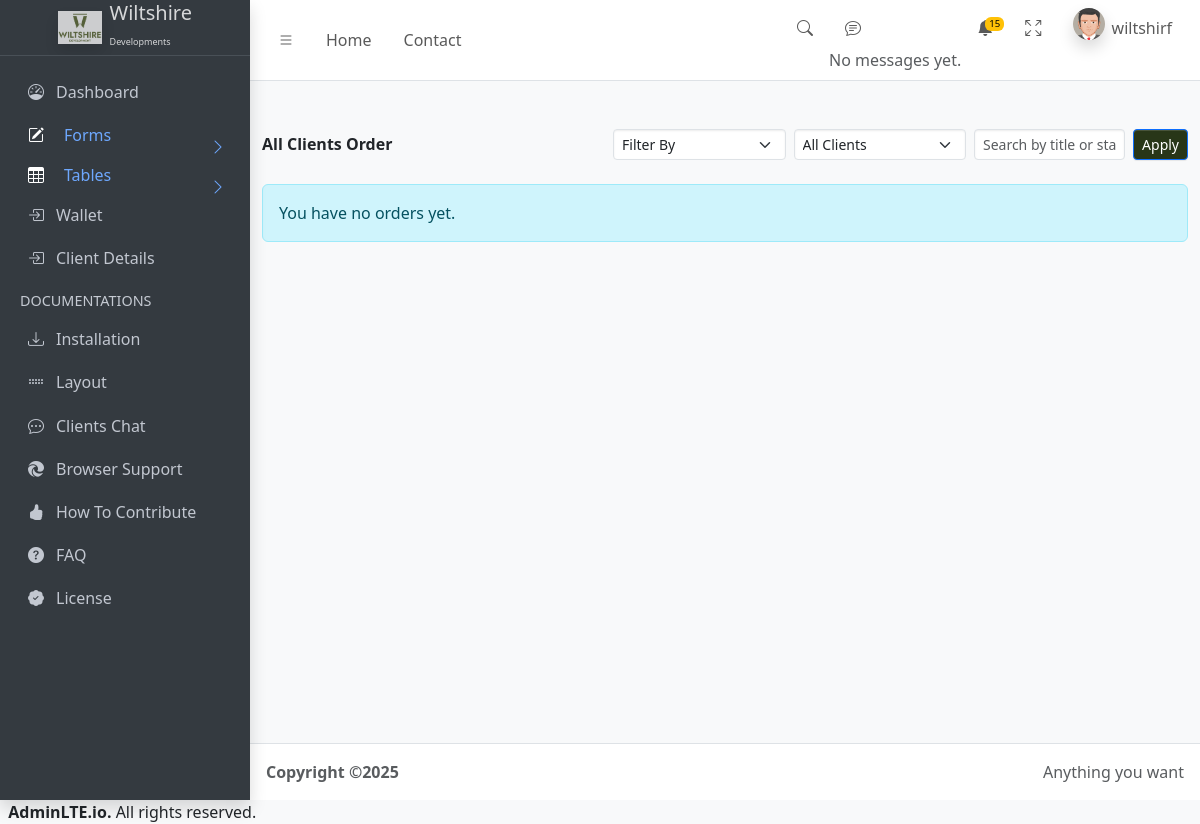
/Dashboard/my-orders/ (signed in), run on an earlier commit of the app's database.
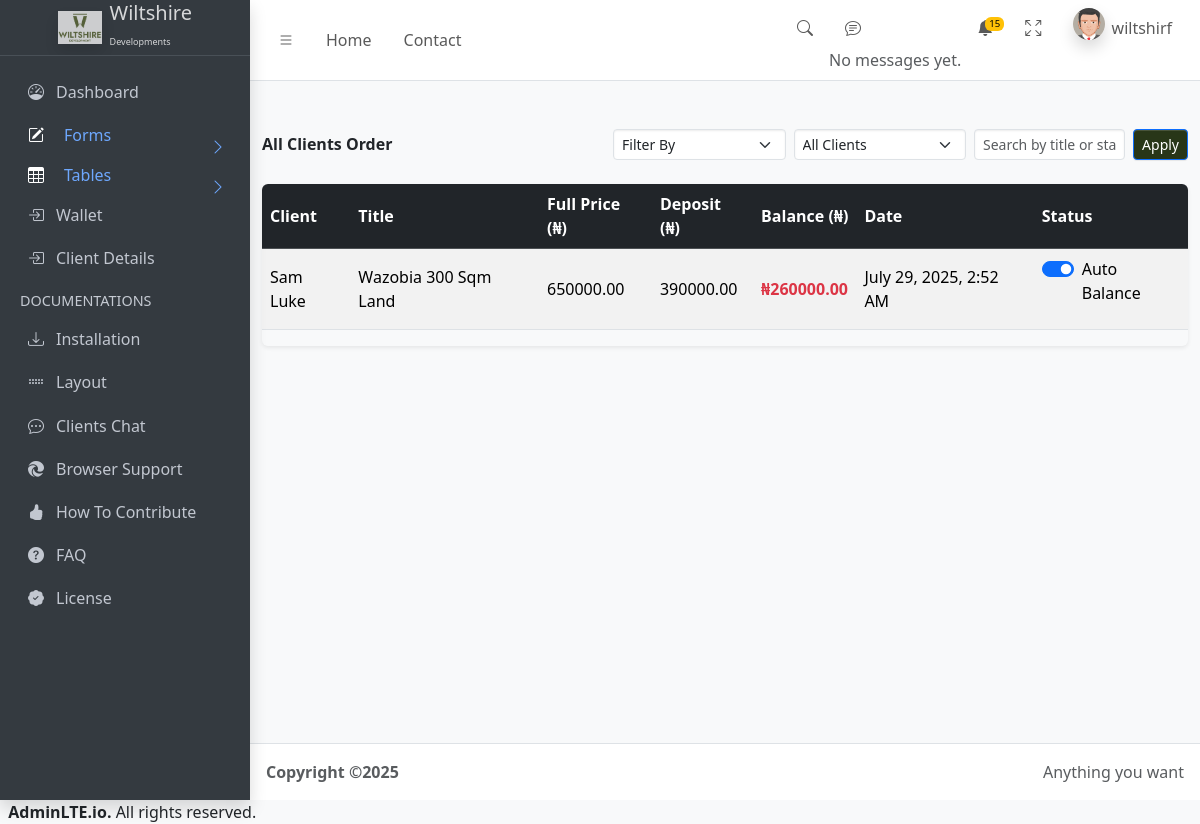
And on a later commit of the database.
### myapp/models.py (models this page shows, shortened)
class PurchasedProduct(models.Model):
    paymentMethod = [
        ('Wallet', 'Wallet'),
        ('Paystack', 'Paystack')
    ]
    user = models.ForeignKey(User, on_delete=models.CASCADE)
    transaction = models.ForeignKey('Transaction', on_delete=models.CASCADE, related_name='products')
    property = models.ForeignKey('Property', on_delete=models.SET_NULL, null=True, blank=True, related_name='purchases')
    title = models.CharField(max_length=255)
    method= models.CharField(choices=paymentMethod, max_length=50)
    price = models.FloatField()
    deposit = models.FloatField(null=True, blank=True)
    Paidpercentage = models.FloatField(null=True, blank=True)
    to_balance = models.FloatField(null=True, blank=True)
    contract_file = models.FileField(upload_to='contracts/', null=True, blank=True)
    date_added = models.DateTimeField(default=timezone.now, editable=True)

class SubscriptionPropertyPlan(models.Model):
    property = models.ForeignKey(
        "Property",
        on_delete=models.CASCADE,
        related_name='subscription_plans'
    )
    duration_months = models.PositiveIntegerField(
        help_text="Enter duration in months (e.g. 4, 5, 9)"
    )
    initial_deposit_percent = models.PositiveIntegerField(
        default=30,
        help_text="e.g. 30 for 30% deposit"
    )
    increase_every_n_months = models.PositiveIntegerField(
        blank=True,
        null=True,
        help_text="Apply increase every N months (e.g. 3)"
    )
    increase_percentage = models.DecimalField(
        max_digits=5,
        decimal_places=2,
        blank=True,
        null=True,
        help_text="Percentage increase at each interval (e.g. 12 for 12%)"
    )
    initial_payment = models.DecimalField(
        max_digits=12,
        decimal_places=2,
        blank=True,
        null=True
    )
    monthly_payment = models.DecimalField(
        max_digits=12,
        decimal_places=2,
        blank=True,
        null=True
    )
    total_amount_payable = models.DecimalField(
        max_digits=12,
        decimal_places=2,
        blank=True,
        null=True
    )
    auto_balance = models.BooleanField(default=False)
    monthly_breakdown = JSONField(blank=True, null=True)

### myapp/views.py (the view, shortened to what this page needs)
# urls.py: path('Dashboard/my-orders/', views.my_orders, name='my_orders'),
@login_required(login_url="LoginUser")
def my_orders(request):
    user = request.user
    username = user.username
    is_client_user = is_client(user)
    is_admin_user = is_admin(user)
    if is_client_user:
        orders = PurchasedProduct.objects.filter(user=user)
    elif is_admin_user:
        orders = PurchasedProduct.objects.all()
    else:
        orders = PurchasedProduct.objects.none()
    selected_user_id = request.GET.get("user")
    if selected_user_id:
        orders = orders.filter(user_id=selected_user_id)
    filter_type = request.GET.get("filter")
    today = datetime.today()
    if filter_type == "day":
        orders = orders.filter(date_added__date=today.date())
    elif filter_type == "month":
        orders = orders.filter(date_added__month=today.month)
    elif filter_type == "year":
        orders = orders.filter(date_added__year=today.year)
    search_query = request.GET.get("search")
    orders = orders.order_by("-date_added")
    for order in orders:
        try:
            property_obj = Property.objects.get(title=order.title)
            subscription_plan = SubscriptionPropertyPlan.objects.filter(property=property_obj).first()
            order.subscription_plan = subscription_plan
        except Property.DoesNotExist:
            order.subscription_plan = None
        amount = order.to_balance or 0
        existing_txn = WalletTransaction.objects.filter(
            user=order.user,
            amount=amount,
            verified=False,
            reference__startswith=f"ORDER-{order.id}-"
        ).first()
        if existing_txn:
            order.payment_reference = existing_txn.reference
    percentage_options = [str(i) for i in range(30, 101, 10)]
    admin_users = Group.objects.get(name="admin").user_set.all()
    non_admin_users = get_user_model().objects.exclude(id__in=admin_users)
    return render(request, "Dashboard/my_orders.html", {
        "orders": orders,
        "is_client": is_client_user,
        "is_admin": is_admin_user,
        "user_username": username,
        "percentage_options": percentage_options,
        "PayStackKey": settings.PAYSTACK_PUBLIC_KEY,
        "all_users": non_admin_users if request.user.is_superuser else None,
        "selected_user_id": selected_user_id,
    })

### myapp/context_processors.py (called while the page is built)
def user_info(request):
    if request.user.is_authenticated:
        return {
            'user_username': request.user.username,
        }
    return {}

### myapp/utils.py (called while the page is built)
def is_client(user):
    return user.groups.filter(name='client').exists()

### myapp/views.py (called while the page is built)
def is_admin(user):
    return user.is_staff or user.is_superuser

### myapp/templates/Dashboard/my_orders.html (shortened to what this page needs)
{% load static %}
{% include 'Dashboard/header.html' %}
<main class="app-main">
  <div class="container my-5">
    <div class="d-flex justify-content-between align-items-center mb-4">
      <h3 class="fw-bold">
        {% if is_admin %} All Clients Order {% else %} My Order {% endif %}
      </h3>
      <form class="d-flex gap-2" method="get" novalidate>
        <select name="filter" class="form-select form-select-sm">
          <option value="">Filter By</option>
        </select>
        {% if is_admin %}
          <select name="user" class="form-select form-select-sm">
            <option value="">All Clients</option>
          </select>
        {% endif %}
        <input type="text" name="search" value="{{ request.GET.search }}" class="form-control form-control-sm" placeholder="Search by title or status...">
        <button class="btn btn-sm btn-primary" type="submit">Apply</button>
      </form>
    </div>
    {% if orders %}
      <div class="table-responsive shadow-sm rounded">
        <table class="table table-hover align-middle table-striped">
          <thead class="table-dark">
            <tr>
              <th>Client</th>
              <th>Title</th>
              <th>Full Price (₦)</th>
              <th>Deposit (₦)</th>
              <th>Balance (₦)</th>
              <th>Date</th>
              <th>Status</th>
            </tr>
          </thead>
          <tbody>
            {% for item in orders %}
              <tr>
                <td>{{ item.user.get_full_name|default:item.user.username }}</td>
                <td>{{ item.title }}</td>
                <td>{{ item.price|default:0|floatformat:2 }}</td>
                <td>{{ item.deposit|default:0|floatformat:2 }}</td>
                <td>
                  {% if item.to_balance > 0 %}
                    <span class="text-danger fw-bold">₦{{ item.to_balance|floatformat:2 }}</span>
                  {% else %}
                    <span class="text-success fw-semibold">Fully Paid</span>
                  {% endif %}
                </td>
                <td>{{ item.date_added|date:"F j, Y, g:i A" }}</td>
                <td>
                  {% if item.to_balance > 0 %}
                    {% with plan=item.subscription_plan %}
                    {% if is_client %}
                    <button type="button" class="btn btn-sm btn-outline-primary" data-bs-toggle="modal" data-bs-target="#paymentModal{{ item.id }}">
                      Make Payment
                    </button>
                    {% else %}
                    <div class="form-check form-switch mb-3">
                      <input
                        class="form-check-input auto-balance-toggle"
                        type="checkbox"
                        id="autoBalanceToggle{{ item.id }}"
                        data-id="{{ item.id }}"
                        data-title="{{ item.title }}"
                        data-bs-toggle="modal"
                        data-bs-target="#autoBalanceModal{{ item.id }}"
                        {% if item.subscription_plan and item.subscription_plan.auto_balance %}checked{% endif %}
                      >
                      <label class="form-check-label" for="autoBalanceToggle{{ item.id }}">
                        Auto Balance
                      </label>
                    </div>
                    {% endif %}
                    {% endwith %}
                  {% else %}
                    <span class="badge bg-success">Completed</span>
                  {% endif %}
                </td>
              </tr>
            {% endfor %}
          </tbody>
        </table>
      </div>
    {% else %}
      <div class="alert alert-info mt-4">You have no orders yet.</div>
    {% endif %}
  </div>
</main>
<link href="https://cdn.jsdelivr.net/npm/bootstrap-icons@1.10.5/font/bootstrap-icons.css" rel="stylesheet">
{% include 'Dashboard/footer.html' %}

What changed in the data, as far as the page shows it:
added PurchasedProduct: user.get_full_name "Sam Luke", title "Wazobia 300 Sqm Land", price "650000.00", deposit "390000.00", to_balance "260000.00", date_added "July 29, 2025, 2:52 AM", id "☑"
Also different on the page:
text no longer shown: "You have no orders yet."
text now shown: "Client Title Full Price (₦) Deposit (₦) Balance (₦) Date Status"
